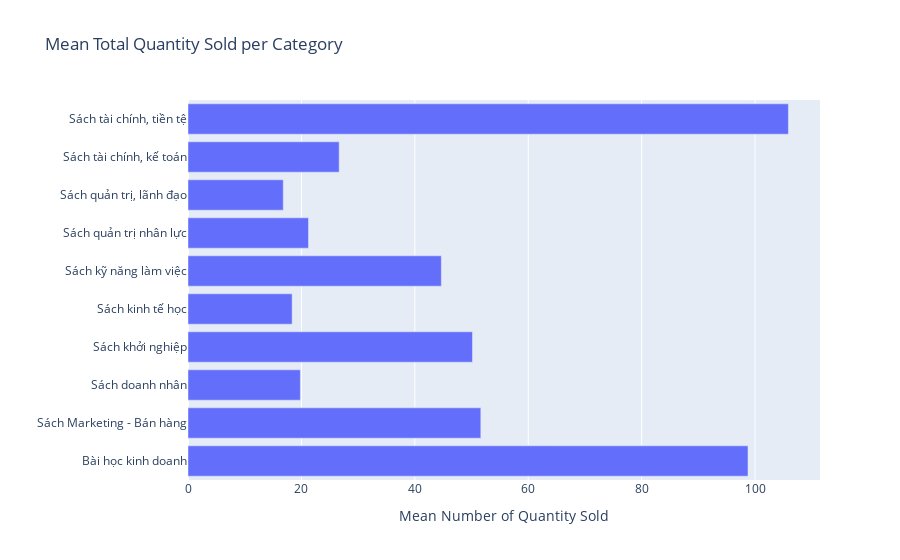

Write notebook code for a chart like this one.
### Markdown cell above
The top 4 categories with largest product-id are pretty closed to each other: 'Sách Marketing - Bán hàng', 'Sách kỹ năng làm việc', 'Bài học kinh doanh', 'Sách quản trị, lãnh đạo'.
* Mean Total Quantity Sold per Category

### Code cell
px.bar(df_category, x = 'quantity_sold_count', y = 'category', orientation = 'h', 
       title = 'Mean Total Quantity Sold per Category', labels={'category': '', 'quantity_sold_count': 'Mean Number of Quantity Sold'})

### Figure 1 — Plotly figure (JSON) as saved in the notebook; plotly's stock layout.template omitted (floating-point values rounded to 4 significant figures)
{"data": [{"alignmentgroup": "True", "hovertemplate": "Mean Number of Quantity Sold=%{x}<br>=%{y}<extra></extra>", "legendgroup": "", "marker": {"color": "#636efa", "pattern": {"shape": ""}}, "name": "", "offsetgroup": "", "orientation": "h", "showlegend": false, "textposition": "auto", "type": "bar", "x": [98.75, 51.64, 19.82, 50.16, 18.37, 44.68, 21.25, 16.8, 26.66, 105.9], "xaxis": "x", "y": ["Bài học kinh doanh", "Sách Marketing - Bán hàng", "Sách doanh nhân", "Sách khởi nghiệp", "Sách kinh tế học", "Sách kỹ năng làm việc", "Sách quản trị nhân lực", "Sách quản trị, lãnh đạo", "Sách tài chính, kế toán", "Sách tài chính, tiền tệ"], "yaxis": "y"}], "layout": {"barmode": "relative", "legend": {"tracegroupgap": 0}, "title": {"text": "Mean Total Quantity Sold per Category"}, "xaxis": {"anchor": "y", "domain": [0, 1], "title": {"text": "Mean Number of Quantity Sold"}}, "yaxis": {"anchor": "x", "domain": [0, 1], "title": {"text": ""}}}}
